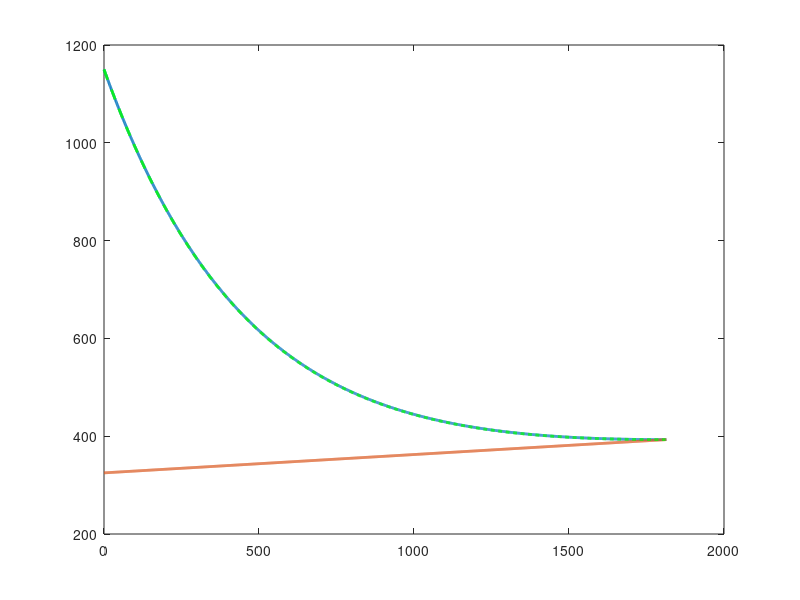

The MATLAB script that drew this image:
% Steel spheres with a diameter of 12 mm (conductivity = 40 W/m/K, density = 7800 kg/m³,
% and specific heat = 600 J/kg/K) are tempered by rapidly heating them to 1150 K and then
% cooling them slowly to a final temperature of 400 K in an environment with air.
% The air temperature increases over time as Tair = 325 K + 0.0375 K/s × t, where
% t is the time since the start of the cooling process. Numerically calculate the temperature
% evolution of the spheres over time using the implicit Euler scheme, assuming that the
% heat transfer coefficient is 20 W/m²K and that the entire external surface of the spheres
% is in contact with the air. 
% After plotting the time evolution of the sphere temperature, determine how long it takes
% for the sphere temperature to equal that of the air.
% Verify the result obtained using the explicit Euler scheme.

% Laib 8, exercise 5
% Simone Canevarolo
% S269893
% 09/01/2024


clear all
close all
clc

dd = 12e-3; % m
kk = 40; % W/m/K
rovol = 7800; % kg/m^3
cp = 600; % J/kg/K
hh = 20; % W/m^2/K

T0 = 1150; % K
Tend = 400; % K

Taria = @(t) 325+0.0375*t;

dt = 1; % s
tt = (0:dt:1500);
Nt = length(tt);

aa = hh*3/(dd/2)*dt/rovol/cp;

Tm = T0;
TBE = T0*ones(Nt,1);

toll = 1e-7;
err_be = 10*toll;
ii = 1;
itermax = 1e4;

while err_be>toll & ii<itermax

    ii = ii+1;
    TBE(ii) = (Tm+aa*Taria(ii))/(1+aa);
    tt(ii) = tt(ii-1)+dt;
    err_be(ii) = norm(TBE(ii)-Tm)/norm(TBE(ii));
    Tm = TBE(ii);

end

figure(1)
plot(tt,TBE,'LineWidth',2)
hold on
plot(tt,Taria(tt),'LineWidth',2)
hold on


Tm = T0;
TFE = T0*ones(Nt,1);

tt_fe = (0:dt:1500); % s

toll = 1e-7;
err_fe = 10*toll;
ii = 1;
itermax = 1e4;

while err_fe>toll & ii<itermax

    ii = ii+1;
    TFE(ii) = aa*Taria(ii)-Tm*(aa-1);
    tt_fe(ii) = tt_fe(ii-1)+dt;
    err_fe(ii) = norm(TFE(ii)-Tm)/norm(TFE(ii));
    Tm = TFE(ii);

end

plot(tt_fe,TFE,'g--','LineWidth',2)
